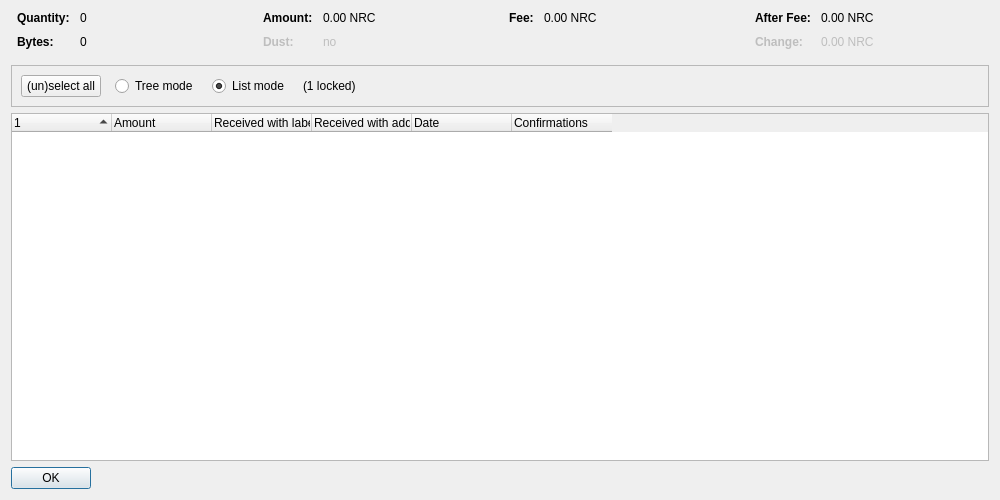
<?xml version="1.0" encoding="UTF-8"?>
<ui version="4.0">
 <class>CoinControlDialog</class>
 <widget class="QDialog" name="CoinControlDialog">
  <property name="geometry">
   <rect>
    <x>0</x>
    <y>0</y>
    <width>1000</width>
    <height>500</height>
   </rect>
  </property>
  <property name="windowTitle">
   <string>Coin Selection</string>
  </property>
  <layout class="QVBoxLayout" name="verticalLayout">
   <item>
    <layout class="QHBoxLayout" name="horizontalLayoutTop" stretch="0,0,0,0">
     <property name="topMargin">
      <number>0</number>
     </property>
     <property name="bottomMargin">
      <number>10</number>
     </property>
     <item>
      <layout class="QFormLayout" name="formLayoutCoinControl1">
       <property name="horizontalSpacing">
        <number>10</number>
       </property>
       <property name="verticalSpacing">
        <number>10</number>
       </property>
       <property name="leftMargin">
        <number>6</number>
       </property>
       <property name="rightMargin">
        <number>6</number>
       </property>
       <item row="0" column="0">
        <widget class="QLabel" name="labelCoinControlQuantityText">
         <property name="font">
          <font>
           <weight>75</weight>
           <bold>true</bold>
          </font>
         </property>
         <property name="text">
          <string>Quantity:</string>
         </property>
        </widget>
       </item>
       <item row="0" column="1">
        <widget class="QLabel" name="labelCoinControlQuantity">
         <property name="cursor">
          <cursorShape>IBeamCursor</cursorShape>
         </property>
         <property name="contextMenuPolicy">
          <enum>Qt::ActionsContextMenu</enum>
         </property>
         <property name="text">
          <string notr="true">0</string>
         </property>
         <property name="textInteractionFlags">
          <set>Qt::LinksAccessibleByMouse|Qt::TextSelectableByKeyboard|Qt::TextSelectableByMouse</set>
         </property>
        </widget>
       </item>
       <item row="1" column="0">
        <widget class="QLabel" name="labelCoinControlBytesText">
         <property name="font">
          <font>
           <weight>75</weight>
           <bold>true</bold>
          </font>
         </property>
         <property name="text">
          <string>Bytes:</string>
         </property>
        </widget>
       </item>
       <item row="1" column="1">
        <widget class="QLabel" name="labelCoinControlBytes">
         <property name="cursor">
          <cursorShape>IBeamCursor</cursorShape>
         </property>
         <property name="contextMenuPolicy">
          <enum>Qt::ActionsContextMenu</enum>
         </property>
         <property name="text">
          <string notr="true">0</string>
         </property>
         <property name="textInteractionFlags">
          <set>Qt::LinksAccessibleByMouse|Qt::TextSelectableByKeyboard|Qt::TextSelectableByMouse</set>
         </property>
        </widget>
       </item>
      </layout>
     </item>
     <item>
      <layout class="QFormLayout" name="formLayoutCoinControl2">
       <property name="horizontalSpacing">
        <number>10</number>
       </property>
       <property name="verticalSpacing">
        <number>10</number>
       </property>
       <property name="leftMargin">
        <number>6</number>
       </property>
       <property name="rightMargin">
        <number>6</number>
       </property>
       <item row="0" column="0">
        <widget class="QLabel" name="labelCoinControlAmountText">
         <property name="font">
          <font>
           <weight>75</weight>
           <bold>true</bold>
          </font>
         </property>
         <property name="text">
          <string>Amount:</string>
         </property>
        </widget>
       </item>
       <item row="0" column="1">
        <widget class="QLabel" name="labelCoinControlAmount">
         <property name="cursor">
          <cursorShape>IBeamCursor</cursorShape>
         </property>
         <property name="contextMenuPolicy">
          <enum>Qt::ActionsContextMenu</enum>
         </property>
         <property name="text">
          <string notr="true">0.00 NRC</string>
         </property>
         <property name="textInteractionFlags">
          <set>Qt::LinksAccessibleByMouse|Qt::TextSelectableByKeyboard|Qt::TextSelectableByMouse</set>
         </property>
        </widget>
       </item>
       <item row="1" column="0">
        <widget class="QLabel" name="labelCoinControlLowOutputText">
         <property name="enabled">
          <bool>false</bool>
         </property>
         <property name="font">
          <font>
           <weight>75</weight>
           <bold>true</bold>
          </font>
         </property>
         <property name="text">
          <string>Dust:</string>
         </property>
        </widget>
       </item>
       <item row="1" column="1">
        <widget class="QLabel" name="labelCoinControlLowOutput">
         <property name="enabled">
          <bool>false</bool>
         </property>
         <property name="cursor">
          <cursorShape>IBeamCursor</cursorShape>
         </property>
         <property name="contextMenuPolicy">
          <enum>Qt::ActionsContextMenu</enum>
         </property>
         <property name="text">
          <string notr="true">no</string>
         </property>
         <property name="textInteractionFlags">
          <set>Qt::LinksAccessibleByMouse|Qt::TextSelectableByKeyboard|Qt::TextSelectableByMouse</set>
         </property>
        </widget>
       </item>
      </layout>
     </item>
     <item>
      <layout class="QFormLayout" name="formLayoutCoinControl3">
       <property name="horizontalSpacing">
        <number>10</number>
       </property>
       <property name="verticalSpacing">
        <number>10</number>
       </property>
       <property name="leftMargin">
        <number>6</number>
       </property>
       <property name="rightMargin">
        <number>6</number>
       </property>
       <item row="0" column="0">
        <widget class="QLabel" name="labelCoinControlFeeText">
         <property name="font">
          <font>
           <weight>75</weight>
           <bold>true</bold>
          </font>
         </property>
         <property name="text">
          <string>Fee:</string>
         </property>
        </widget>
       </item>
       <item row="0" column="1">
        <widget class="QLabel" name="labelCoinControlFee">
         <property name="cursor">
          <cursorShape>IBeamCursor</cursorShape>
         </property>
         <property name="contextMenuPolicy">
          <enum>Qt::ActionsContextMenu</enum>
         </property>
         <property name="text">
          <string notr="true">0.00 NRC</string>
         </property>
         <property name="textInteractionFlags">
          <set>Qt::LinksAccessibleByMouse|Qt::TextSelectableByKeyboard|Qt::TextSelectableByMouse</set>
         </property>
        </widget>
       </item>
      </layout>
     </item>
     <item>
      <layout class="QFormLayout" name="formLayoutCoinControl4">
       <property name="horizontalSpacing">
        <number>10</number>
       </property>
       <property name="verticalSpacing">
        <number>10</number>
       </property>
       <property name="leftMargin">
        <number>6</number>
       </property>
       <property name="rightMargin">
        <number>6</number>
       </property>
       <item row="0" column="0">
        <widget class="QLabel" name="labelCoinControlAfterFeeText">
         <property name="font">
          <font>
           <weight>75</weight>
           <bold>true</bold>
          </font>
         </property>
         <property name="text">
          <string>After Fee:</string>
         </property>
        </widget>
       </item>
       <item row="0" column="1">
        <widget class="QLabel" name="labelCoinControlAfterFee">
         <property name="cursor">
          <cursorShape>IBeamCursor</cursorShape>
         </property>
         <property name="contextMenuPolicy">
          <enum>Qt::ActionsContextMenu</enum>
         </property>
         <property name="text">
          <string notr="true">0.00 NRC</string>
         </property>
         <property name="textInteractionFlags">
          <set>Qt::LinksAccessibleByMouse|Qt::TextSelectableByKeyboard|Qt::TextSelectableByMouse</set>
         </property>
        </widget>
       </item>
       <item row="1" column="0">
        <widget class="QLabel" name="labelCoinControlChangeText">
         <property name="enabled">
          <bool>false</bool>
         </property>
         <property name="font">
          <font>
           <weight>75</weight>
           <bold>true</bold>
          </font>
         </property>
         <property name="text">
          <string>Change:</string>
         </property>
        </widget>
       </item>
       <item row="1" column="1">
        <widget class="QLabel" name="labelCoinControlChange">
         <property name="enabled">
          <bool>false</bool>
         </property>
         <property name="cursor">
          <cursorShape>IBeamCursor</cursorShape>
         </property>
         <property name="contextMenuPolicy">
          <enum>Qt::ActionsContextMenu</enum>
         </property>
         <property name="text">
          <string notr="true">0.00 NRC</string>
         </property>
         <property name="textInteractionFlags">
          <set>Qt::LinksAccessibleByMouse|Qt::TextSelectableByKeyboard|Qt::TextSelectableByMouse</set>
         </property>
        </widget>
       </item>
      </layout>
     </item>
    </layout>
   </item>
   <item>
    <widget class="QFrame" name="frame">
     <property name="minimumSize">
      <size>
       <width>0</width>
       <height>40</height>
      </size>
     </property>
     <property name="frameShape">
      <enum>QFrame::StyledPanel</enum>
     </property>
     <property name="frameShadow">
      <enum>QFrame::Sunken</enum>
     </property>
     <layout class="QHBoxLayout" name="horizontalLayout">
      <item>
       <layout class="QHBoxLayout" name="horizontalLayoutPanel" stretch="0,0,0,0,0">
        <property name="spacing">
         <number>14</number>
        </property>
        <item>
         <widget class="QPushButton" name="pushButtonSelectAll">
          <property name="sizePolicy">
           <sizepolicy hsizetype="Maximum" vsizetype="Fixed">
            <horstretch>0</horstretch>
            <verstretch>0</verstretch>
           </sizepolicy>
          </property>
          <property name="text">
           <string>(un)select all</string>
          </property>
          <property name="autoDefault">
           <bool>false</bool>
          </property>
         </widget>
        </item>
        <item>
         <widget class="QRadioButton" name="radioTreeMode">
          <property name="sizePolicy">
           <sizepolicy hsizetype="Maximum" vsizetype="Fixed">
            <horstretch>0</horstretch>
            <verstretch>0</verstretch>
           </sizepolicy>
          </property>
          <property name="text">
           <string>Tree mode</string>
          </property>
         </widget>
        </item>
        <item>
         <widget class="QRadioButton" name="radioListMode">
          <property name="sizePolicy">
           <sizepolicy hsizetype="Maximum" vsizetype="Fixed">
            <horstretch>0</horstretch>
            <verstretch>0</verstretch>
           </sizepolicy>
          </property>
          <property name="text">
           <string>List mode</string>
          </property>
          <property name="checked">
           <bool>true</bool>
          </property>
         </widget>
        </item>
        <item>
         <widget class="QLabel" name="labelLocked">
          <property name="text">
           <string notr="true">(1 locked)</string>
          </property>
         </widget>
        </item>
        <item>
         <spacer name="horizontalSpacer">
          <property name="orientation">
           <enum>Qt::Horizontal</enum>
          </property>
          <property name="sizeHint" stdset="0">
           <size>
            <width>40</width>
            <height>20</height>
           </size>
          </property>
         </spacer>
        </item>
       </layout>
      </item>
     </layout>
    </widget>
   </item>
   <item>
    <widget class="CoinControlTreeWidget" name="treeWidget">
     <property name="contextMenuPolicy">
      <enum>Qt::CustomContextMenu</enum>
     </property>
     <property name="sortingEnabled">
      <bool>false</bool>
     </property>
     <property name="columnCount">
      <number>6</number>
     </property>
     <attribute name="headerShowSortIndicator" stdset="0">
      <bool>true</bool>
     </attribute>
     <attribute name="headerStretchLastSection">
      <bool>false</bool>
     </attribute>
     <column>
      <property name="text">
       <string/>
      </property>
     </column>
     <column>
      <property name="text">
       <string>Amount</string>
      </property>
     </column>
     <column>
      <property name="text">
       <string>Received with label</string>
      </property>
     </column>
     <column>
      <property name="text">
       <string>Received with address</string>
      </property>
     </column>
     <column>
      <property name="text">
       <string>Date</string>
      </property>
     </column>
     <column>
      <property name="text">
       <string>Confirmations</string>
      </property>
      <property name="toolTip">
       <string>Confirmed</string>
      </property>
     </column>
     <column>
      <property name="text">
       <string/>
      </property>
     </column>
     <column>
      <property name="text">
       <string/>
      </property>
     </column>
     <column>
      <property name="text">
       <string/>
      </property>
     </column>
     <column>
      <property name="text">
       <string/>
      </property>
     </column>
    </widget>
   </item>
   <item>
    <widget class="QDialogButtonBox" name="buttonBox">
     <property name="sizePolicy">
      <sizepolicy hsizetype="Maximum" vsizetype="Fixed">
       <horstretch>0</horstretch>
       <verstretch>0</verstretch>
      </sizepolicy>
     </property>
     <property name="orientation">
      <enum>Qt::Horizontal</enum>
     </property>
     <property name="standardButtons">
      <set>QDialogButtonBox::Ok</set>
     </property>
    </widget>
   </item>
  </layout>
 </widget>
 <customwidgets>
  <customwidget>
   <class>CoinControlTreeWidget</class>
   <extends>QTreeWidget</extends>
   <header>qt/coincontroltreewidget.h</header>
  </customwidget>
 </customwidgets>
 <resources/>
 <connections/>
</ui>
